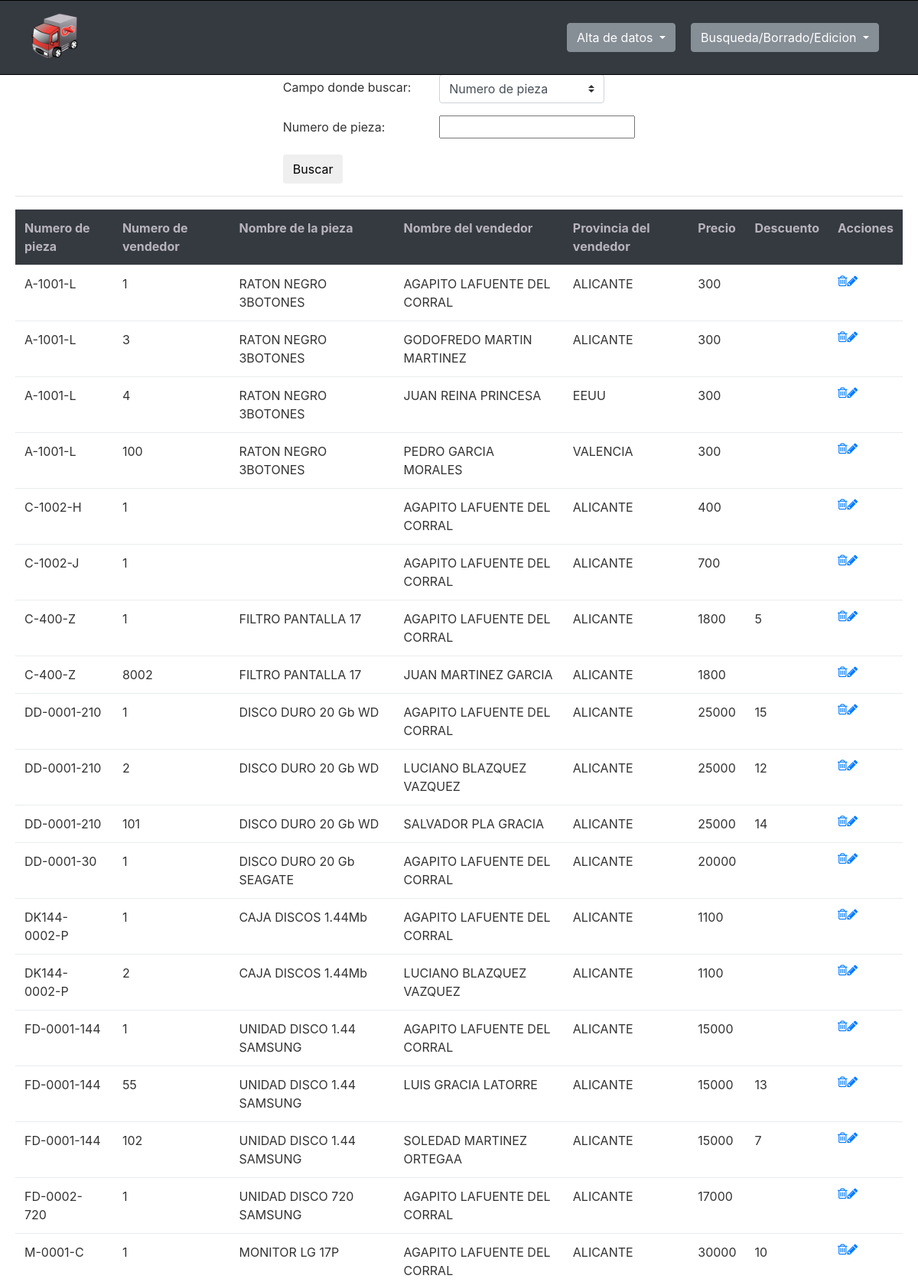
Page /ej2/paginas/inicio.php?page=b/bpreciosum (upper part) on the committed database.
### tables this page shows
CREATE TABLE PRECIOSUM (
    NUMPIEZA CHAR(16) NOT NULL,
    NUMVEND SMALLINT NOT NULL,
    PRECIOUNIT INTEGER,
    DIASSUM SMALLINT,
    DESCUENTO SMALLINT);

CREATE TABLE PIEZA (
    NUMPIEZA CHAR(16) NOT NULL,
    NOMPIEZA CHAR(30),
    PRECIOVENT INTEGER);

CREATE TABLE VENDEDOR (
    NUMVEND SMALLINT NOT NULL,
    NOMVEND CHAR(30),
    NOMBRECOMER CHAR(30),
    TELEFONO CHAR(15),
    CALLE CHAR(30),
    CIUDAD CHAR(20),
    PROVINCIA CHAR(20),
    COD_POSTAL CHAR(5));

### ej2/paginas/pages/b/bpreciosum.php (the view, shortened to what this page needs)
<div class="centradohorizontal">
    <form method="post">
        <div class="form-group">
            <label for="campo">Campo donde buscar:</label>
            <select name="campo" id="campo" class="custom-select" onchange="mpsum(this.value)">
                <option value="NUMPIEZA">Numero de pieza</option>
            </select>
        </div>
        <div id="opcionales">
            <div class="form-group">
                <label>Numero de pieza: </label>
                <input type="text" name="NUMPIEZA" class="form-controls"/>
            </div>
        </div>
        <input type="submit" name="buscar" id="submit" class="btn btn-default" value="Buscar">
    </form>
</div>
<hr/>
<?php
$sentencia = "
SELECT * FROM PRECIOSUM PRE
INNER JOIN PIEZA PIE ON PRE.NUMPIEZA = PIE.NUMPIEZA
INNER JOIN VENDEDOR VEN ON PRE.NUMVEND = VEN.NUMVEND
WHERE 1=1";
$resultado = $conexion->query($sentencia);
if ($conexion->affected_rows >= 1) {
    echo " <div>
                <table class=' table table-stripped'> ";
    echo "<tr class='thead'>
                <th>Numero de pieza</th>
                <th>Numero de vendedor</th>
                <th>Nombre de la pieza</th>
                <th>Nombre del vendedor</th>
                <th>Provincia del vendedor</th>
                <th>Precio</th>
                <th>Descuento</th>
                <th>Acciones</th>
              </tr > ";
    while ($fila = $resultado->fetch_assoc()) {
        $NUMVEND = $fila["NUMVEND"];
        $NUMPIEZA = $fila["NUMPIEZA"];
        echo "<tr>
                    <td> $NUMPIEZA</td>
                    <td> $NUMVEND </td>
                    <td> " . $fila["NOMPIEZA"] . " </td>
                    <td> " . $fila["NOMVEND"] . " </td>
                    <td> " . $fila["PROVINCIA"] . " </td>
                    <td> " . $fila["PRECIOVENT"] . " </td>
                    <td> " . $fila["DESCUENTO"] . " </td>
                    <td>";
        echo "<a href='inicio.php?page=b/bpreciosum&NUMPIEZA=" . $fila["NUMPIEZA"] . "&NUMVEND=" . $fila["NUMVEND"] . "&BORRAR=true'><i class=\"fa fa-trash-o\" aria-hidden=\"true\"></i></a>";
        echo "<a href='inicio.php?page=u/upreciosum&NUMPIEZA=" . $fila["NUMPIEZA"] . "&NUMVEND=" . $fila["NUMVEND"] . "&update=true'><i class=\"fa fa-pencil\" aria-hidden=\"true\"></i>";
        echo "</td>
            </tr > ";
    }
    echo "</table >
        </div >";
}
?>

### ej2/paginas/style.css (style rules this page uses)
html,body { height:100% }
body { display:grid;grid-template-columns:1fr;grid-template-rows:auto 1fr auto;grid-template-areas:"head" "contenido" "foot";color:#333 !important }
#contenido table .thead { background-color:#343a40 !important;color:#b9b4bd !important;font-weight:bold }
#contenido label { width:200px }
.centradohorizontal { display:flex;justify-content:center }

### rows in the picture
preciosum: NUMPIEZA.NUMPIEZA "A-1001-L", NUMVEND.NUMVEND "1", NUMPIEZA.NOMPIEZA "RATON NEGRO 3BOTONES", NUMVEND.NOMVEND "AGAPITO LAFUENTE DEL CORRAL", NUMVEND.PROVINCIA "ALICANTE", NUMPIEZA.PRECIOVENT "300"
preciosum: NUMPIEZA.NUMPIEZA "A-1001-L", NUMVEND.NUMVEND "3", NUMPIEZA.NOMPIEZA "RATON NEGRO 3BOTONES", NUMVEND.NOMVEND "GODOFREDO MARTIN MARTINEZ", NUMVEND.PROVINCIA "ALICANTE", NUMPIEZA.PRECIOVENT "300"
preciosum: NUMPIEZA.NUMPIEZA "A-1001-L", NUMVEND.NUMVEND "4", NUMPIEZA.NOMPIEZA "RATON NEGRO 3BOTONES", NUMVEND.NOMVEND "JUAN REINA PRINCESA", NUMVEND.PROVINCIA "EEUU", NUMPIEZA.PRECIOVENT "300"
preciosum: NUMPIEZA.NUMPIEZA "A-1001-L", NUMVEND.NUMVEND "100", NUMPIEZA.NOMPIEZA "RATON NEGRO 3BOTONES", NUMVEND.NOMVEND "PEDRO GARCIA MORALES", NUMVEND.PROVINCIA "VALENCIA", NUMPIEZA.PRECIOVENT "300"
preciosum: NUMPIEZA.NUMPIEZA "C-1002-H", NUMVEND.NUMVEND "1", NUMVEND.NOMVEND "AGAPITO LAFUENTE DEL CORRAL", NUMVEND.PROVINCIA "ALICANTE", NUMPIEZA.PRECIOVENT "400"
preciosum: NUMPIEZA.NUMPIEZA "C-1002-J", NUMVEND.NUMVEND "1", NUMVEND.NOMVEND "AGAPITO LAFUENTE DEL CORRAL", NUMVEND.PROVINCIA "ALICANTE", NUMPIEZA.PRECIOVENT "700"
preciosum: NUMPIEZA.NUMPIEZA "C-400-Z", NUMVEND.NUMVEND "1", NUMPIEZA.NOMPIEZA "FILTRO PANTALLA 17", NUMVEND.NOMVEND "AGAPITO LAFUENTE DEL CORRAL", NUMVEND.PROVINCIA "ALICANTE", NUMPIEZA.PRECIOVENT "1800", DESCUENTO "5"
preciosum: NUMPIEZA.NUMPIEZA "C-400-Z", NUMVEND.NUMVEND "8002", NUMPIEZA.NOMPIEZA "FILTRO PANTALLA 17", NUMVEND.NOMVEND "JUAN MARTINEZ GARCIA", NUMVEND.PROVINCIA "ALICANTE", NUMPIEZA.PRECIOVENT "1800"
preciosum: NUMPIEZA.NUMPIEZA "DD-0001-210", NUMVEND.NUMVEND "1", NUMPIEZA.NOMPIEZA "DISCO DURO 20 Gb WD", NUMVEND.NOMVEND "AGAPITO LAFUENTE DEL CORRAL", NUMVEND.PROVINCIA "ALICANTE", NUMPIEZA.PRECIOVENT "25000", DESCUENTO "15"
preciosum: NUMPIEZA.NUMPIEZA "DD-0001-210", NUMVEND.NUMVEND "2", NUMPIEZA.NOMPIEZA "DISCO DURO 20 Gb WD", NUMVEND.NOMVEND "LUCIANO BLAZQUEZ VAZQUEZ", NUMVEND.PROVINCIA "ALICANTE", NUMPIEZA.PRECIOVENT "25000", DESCUENTO "12"
preciosum: NUMPIEZA.NUMPIEZA "DD-0001-210", NUMVEND.NUMVEND "101", NUMPIEZA.NOMPIEZA "DISCO DURO 20 Gb WD", NUMVEND.NOMVEND "SALVADOR PLA GRACIA", NUMVEND.PROVINCIA "ALICANTE", NUMPIEZA.PRECIOVENT "25000", DESCUENTO "14"
preciosum: NUMPIEZA.NUMPIEZA "DD-0001-30", NUMVEND.NUMVEND "1", NUMPIEZA.NOMPIEZA "DISCO DURO 20 Gb SEAGATE", NUMVEND.NOMVEND "AGAPITO LAFUENTE DEL CORRAL", NUMVEND.PROVINCIA "ALICANTE", NUMPIEZA.PRECIOVENT "20000"
preciosum: NUMPIEZA.NUMPIEZA "DK144-0002-P", NUMVEND.NUMVEND "1", NUMPIEZA.NOMPIEZA "CAJA DISCOS 1.44Mb", NUMVEND.NOMVEND "AGAPITO LAFUENTE DEL CORRAL", NUMVEND.PROVINCIA "ALICANTE", NUMPIEZA.PRECIOVENT "1100"
preciosum: NUMPIEZA.NUMPIEZA "DK144-0002-P", NUMVEND.NUMVEND "2", NUMPIEZA.NOMPIEZA "CAJA DISCOS 1.44Mb", NUMVEND.NOMVEND "LUCIANO BLAZQUEZ VAZQUEZ", NUMVEND.PROVINCIA "ALICANTE", NUMPIEZA.PRECIOVENT "1100"
preciosum: NUMPIEZA.NUMPIEZA "FD-0001-144", NUMVEND.NUMVEND "1", NUMPIEZA.NOMPIEZA "UNIDAD DISCO 1.44 SAMSUNG", NUMVEND.NOMVEND "AGAPITO LAFUENTE DEL CORRAL", NUMVEND.PROVINCIA "ALICANTE", NUMPIEZA.PRECIOVENT "15000"
preciosum: NUMPIEZA.NUMPIEZA "FD-0001-144", NUMVEND.NUMVEND "55", NUMPIEZA.NOMPIEZA "UNIDAD DISCO 1.44 SAMSUNG", NUMVEND.NOMVEND "LUIS GRACIA LATORRE", NUMVEND.PROVINCIA "ALICANTE", NUMPIEZA.PRECIOVENT "15000", DESCUENTO "13"
preciosum: NUMPIEZA.NUMPIEZA "FD-0001-144", NUMVEND.NUMVEND "102", NUMPIEZA.NOMPIEZA "UNIDAD DISCO 1.44 SAMSUNG", NUMVEND.NOMVEND "SOLEDAD MARTINEZ ORTEGAA", NUMVEND.PROVINCIA "ALICANTE", NUMPIEZA.PRECIOVENT "15000", DESCUENTO "7"
preciosum: NUMPIEZA.NUMPIEZA "FD-0002-720", NUMVEND.NUMVEND "1", NUMPIEZA.NOMPIEZA "UNIDAD DISCO 720 SAMSUNG", NUMVEND.NOMVEND "AGAPITO LAFUENTE DEL CORRAL", NUMVEND.PROVINCIA "ALICANTE", NUMPIEZA.PRECIOVENT "17000"
preciosum: NUMPIEZA.NUMPIEZA "M-0001-C", NUMVEND.NUMVEND "1", NUMPIEZA.NOMPIEZA "MONITOR LG 17P", NUMVEND.NOMVEND "AGAPITO LAFUENTE DEL CORRAL", NUMVEND.PROVINCIA "ALICANTE", NUMPIEZA.PRECIOVENT "30000", DESCUENTO "10"
